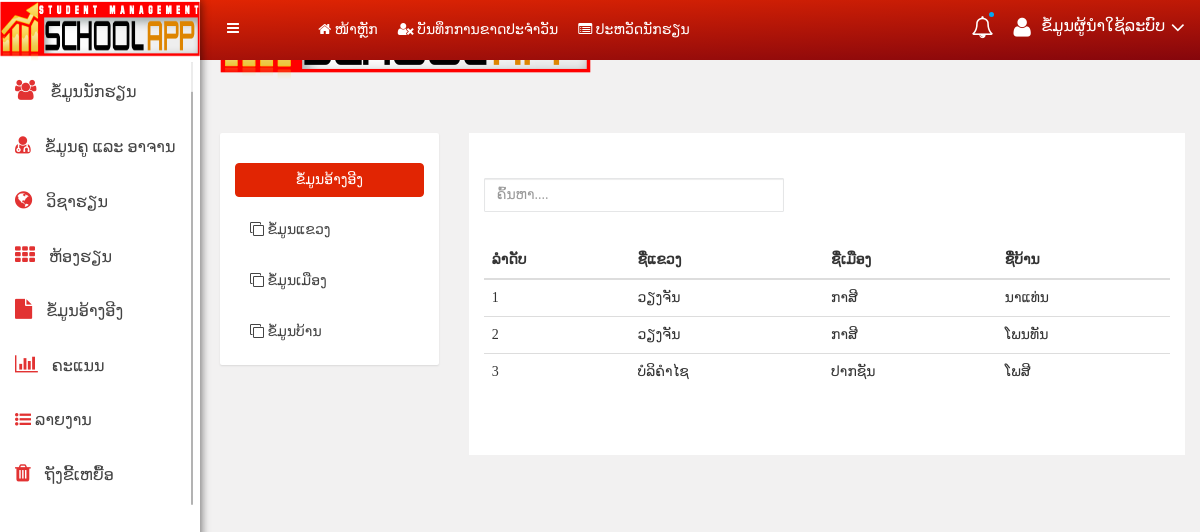
Page /Address.php on the committed database.
### tables this page shows
CREATE TABLE `district`  (
  `dis_id` int(3) NOT NULL AUTO_INCREMENT,
  `pro_id` int(2) NOT NULL,
  `dis_name` varchar(50) NOT NULL,
  PRIMARY KEY (`dis_id`) USING BTREE,
  INDEX `pro_id`(`pro_id`) USING BTREE,
  CONSTRAINT `district_ibfk_1` FOREIGN KEY (`pro_id`) REFERENCES `province` (`pro_id`) ON DELETE RESTRICT ON UPDATE RESTRICT
);

CREATE TABLE `province`  (
  `pro_id` int(2) NOT NULL AUTO_INCREMENT,
  `pro_name` varchar(50) NOT NULL,
  PRIMARY KEY (`pro_id`) USING BTREE
);

CREATE TABLE `village`  (
  `vill_id` int(4) NOT NULL AUTO_INCREMENT,
  `dis_id` int(3) NOT NULL,
  `vill_name` varchar(50) NOT NULL,
  PRIMARY KEY (`vill_id`) USING BTREE,
  INDEX `dis_id`(`dis_id`) USING BTREE,
  CONSTRAINT `village_ibfk_1` FOREIGN KEY (`dis_id`) REFERENCES `district` (`dis_id`) ON DELETE RESTRICT ON UPDATE RESTRICT
);

### Address.php (the view, shortened to what this page needs)
<!doctype html>
<html class="no-js" lang="en">
<head>
<?php include 'pugin_css.php' ?>
<body >
<?php include 'menu.php' ?>
<div class="mailbox-view-area mg-tb-15">
<div class="container-fluid">
<div class="row">
    <div class="col-md-3 col-md-3 col-sm-3 col-xs-12">
        <div class="hpanel responsive-mg-b-30">
            <div class="panel-body">
                <div class="dropdown custonfile">
                    <a class="dropdown-toggle btn btn-primary btn-block" href="Address.php" data-toggle="dropdown">
                        ຂໍ້ມູນອ້າງອີງ
                    </a>
                </div>
                <ul class="mailbox-list">
                    <li>
                        <a href="province.php">
                            <i class="fa fa-clone"></i> ຂໍ້ມູນແຂວງ
                        </a>
                    </li>
                    <li>
                        <a href="district_data.php"><i class="fa fa-clone"></i> ຂໍ້ມູນເມືອງ</a>
                    </li>
                    <li>
                        <a href="vill_data.php"><i class="fa fa-clone"></i> ຂໍ້ມູນບ້ານ</a>
                    </li>
                </ul>
            </div>
        </div>
    </div>
    <div class="col-md-9 col-md-9 col-sm-9 col-xs-12">
        <div class="panel-body panel-csm">
            <div class="border-bottom border-left border-right bg-white mg-tb-15">
               <div class="row">
                <?php
                include 'mysql.php';
                $select=mysqli_query($con,"select*from district as d,province as p,village as v where d.pro_id=p.pro_id and v.dis_id=d.dis_id");
                ?>
                <div class="panel-body panel-csm text-right">
                    <input type="text" class="form-control" id="search" style="width: 300px;float: left" placeholder="ຄົ້ນຫາ....">
                </div>
                <div class="panel-body panel-csm">
                    <table class="table" id="data">
                        <thead>
                            <tr>
                                <th>ລຳດັບ</th>
                                <th>ຊື່ແຂວງ</th>
                                <th>ຊື່ເມືອງ</th>
                                <th>ຊື່ບ້ານ</th>
                            </tr>
                        </thead>
                        <tbody>
                            <?php $i=1; while($res=mysqli_fetch_array($select)){ ?>
                            <tr  id="body">
                                <td><?php echo $i;?></td>
                                <td><?php echo $res['pro_name'] ?></td>
                                <td><?php echo $res['dis_name'] ?></td>
                                <td><?php echo $res['vill_name'] ?></td>
                            </tr>
                            <?php $i++;} ?>
                        </tbody>
                    </table>
                </div>
            </div>
        </div>
    </div>
</div>
</div>
</div>
</div>
</body>
</html>

### css/main.css (style rules this page uses)
html { color: #222; font-size: 1em; line-height: 1.4; }

### style.css (style rules this page uses)
html, body { height: 100%; font-family: 'Phetsarath OT', sans-serif;font-weight:400;background:#F2F1F1; }
a { transition: all 0.3s ease 0s;text-decoration:none; }
a:visited, a:link, a:active { text-decoration: none; }
ul { list-style: outside none none; margin: 0; padding: 0 }
.mg-tb-15 { margin:15px 0px; }
.form-control { background-color: #FFFFFF; background-image: none; border: 1px solid #e5e6e7; border-radius: 1px; color: inherit; display: block; padding: 6px 12px; transition: border-color 0.15s ease-in-out 0s, box-shadow 0.15s ease-in-out 0s; width: 100%; }
.hpanel .panel-body { background: #fff; border-radius: 2px; padding: 15px; position: relative; -webkit-box-shadow: 0px 1px 2px 0px rgba(0, 0, 0, 0.1); box-shadow: 0px 1px 2px 0px rgba(0, 0, 0, 0.1); }
.panel-body { padding: 15px; background:#fff; }
ul.mailbox-list li a, ul.h-list li a { padding: 8px 15px; display: block; font-size: 14px; transition:all .4s ease 0s }
.panel-body a { font-size: 14px; color: #444; margin-top: 15px; transition:all .4s ease 0s }
.custonfile .btn-primary { color: #fff; background-color: #e12503; border-color: #e12503; }
.panel-body a { font-size: 14px; color: #444; margin-top: 15px; }

### css/form/themesaller-forms.css (style rules this page uses)
html, body { border: 0; margin: 0; padding: 0; font-size: 100%; vertical-align: baseline; font: inherit; }
body { margin: 0; padding: 0; }

### pugin_css.php (style rules this page uses)
body { background:url(img/body-bg.png); }

### menu.php (style rules this page uses)
body { font-family: phetsarath OT !important }

### rows in the picture
district: pro.pro_name "ວຽງຈັນ", dis_name "ກາສີ", village.vill_name "ນາແທ່ນ", village.vill_name "ໂພນທັນ"
district: pro.pro_name "ບໍລິຄຳໄຊ", dis_name "ປາກຊັນ", village.vill_name "ໂພສີ"
